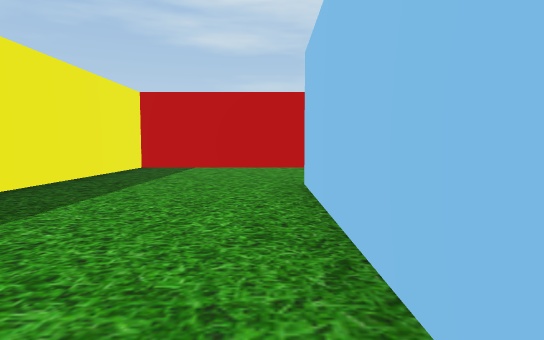
[1] (above)

24 first-person views from a walk through a Unity game level. The camera is 1.2 m above the floor, tilts 4° down and sees 75° across. The floor is counted in squares, 2 m on a side. Each view is taken from the middle of a square. On the plan, view 1 faces up. The plan holds only what a view shows up to about 10 squares ahead; the rest is blank. The place goes on beyond the plan. The player character is not drawn.

[2]
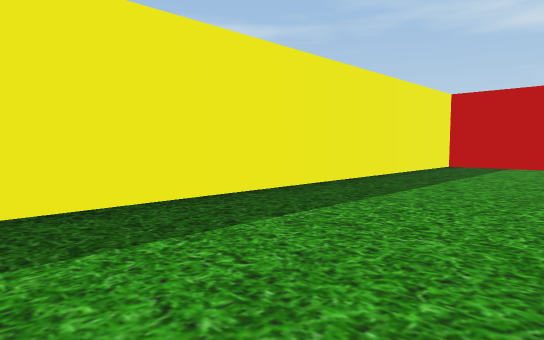

[3]
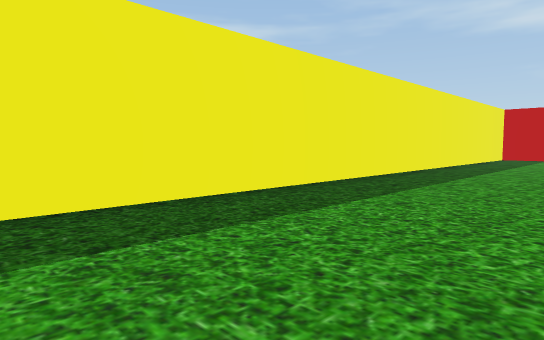

[4]
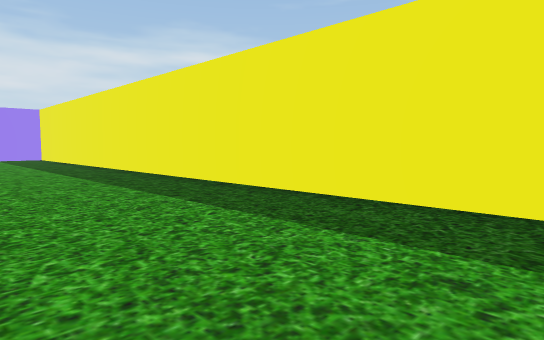

[5]
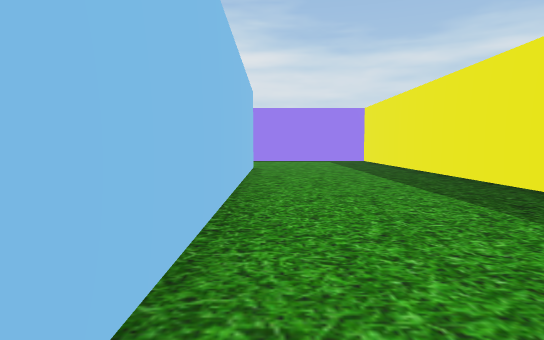

[6]
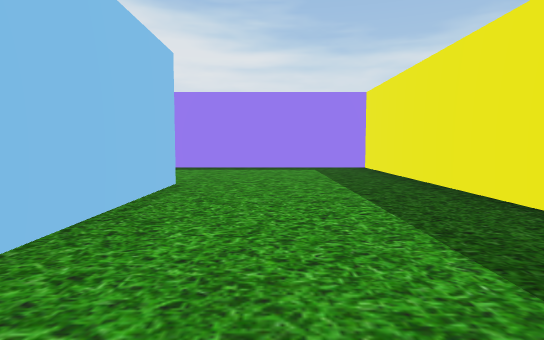

[7]
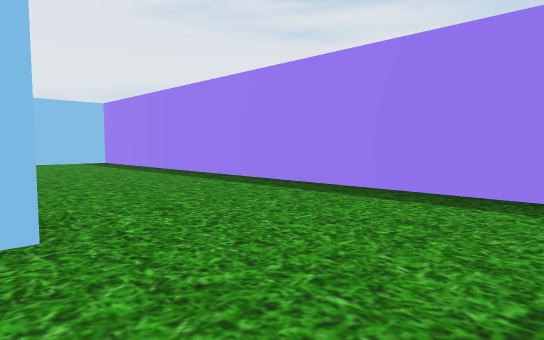

[8]
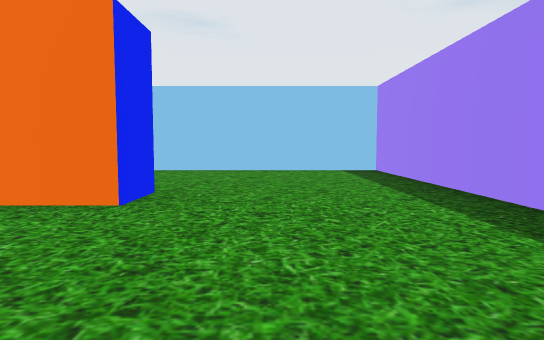

[9]
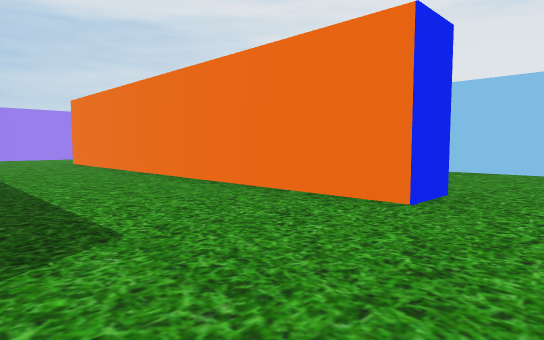

[10]
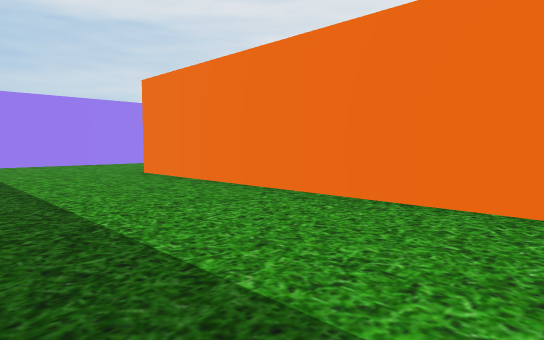

[11]
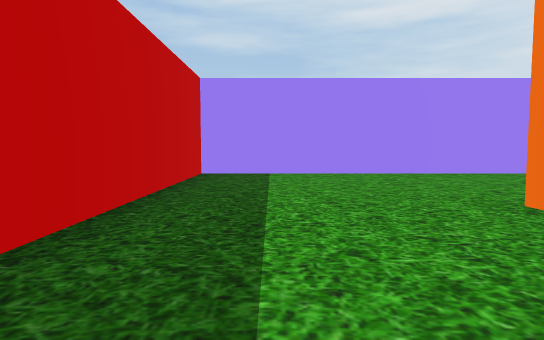

[12]
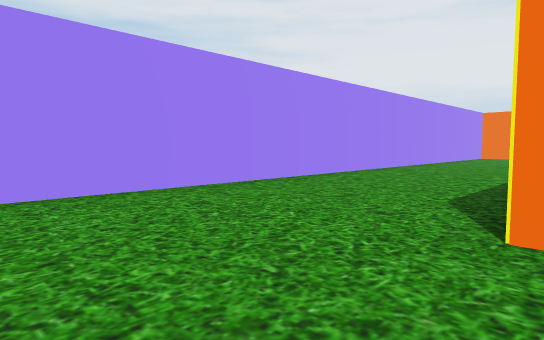

[13]
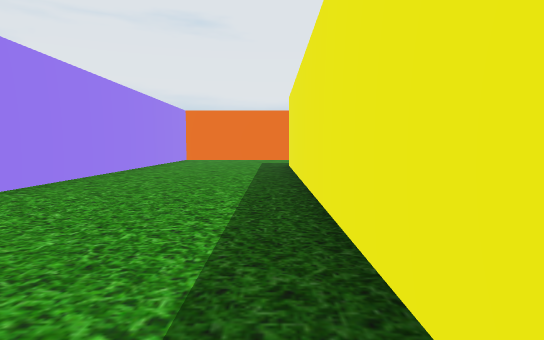

[14]
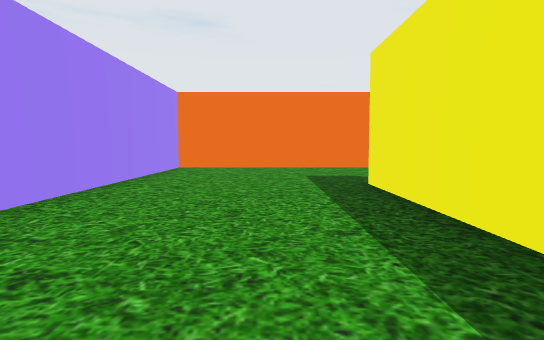

[15]
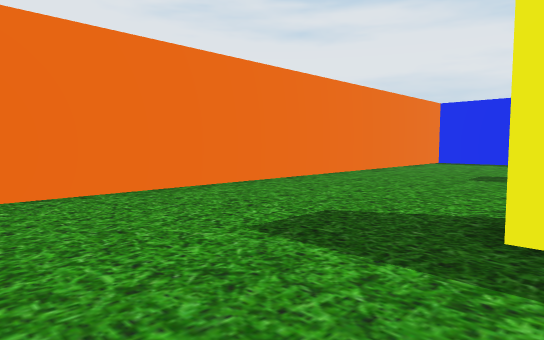

[16]
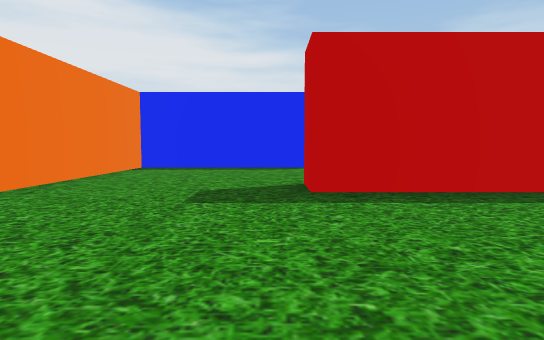

[17]
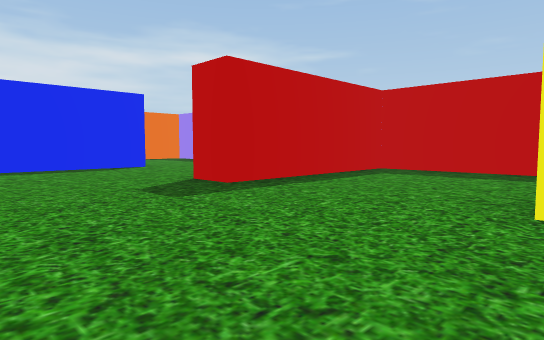

[18]
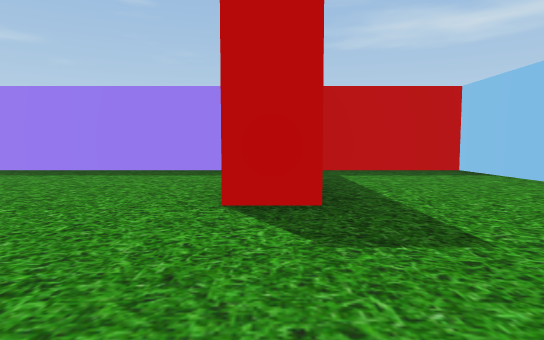

[19]
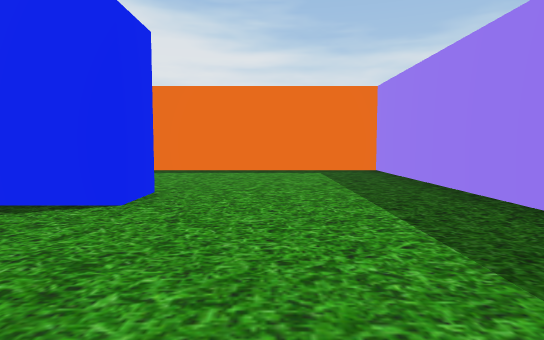

[20]
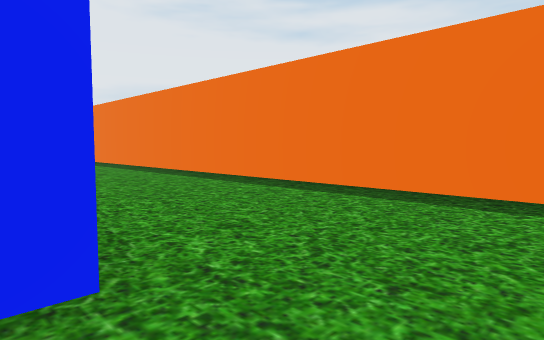

[21]
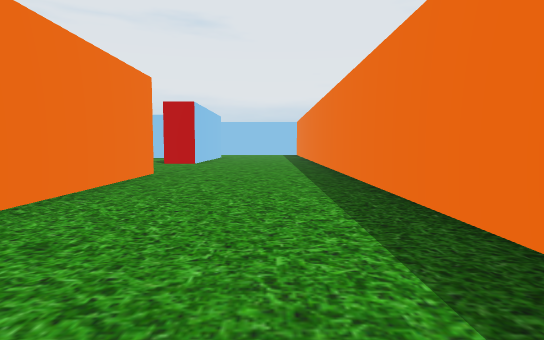

[22]
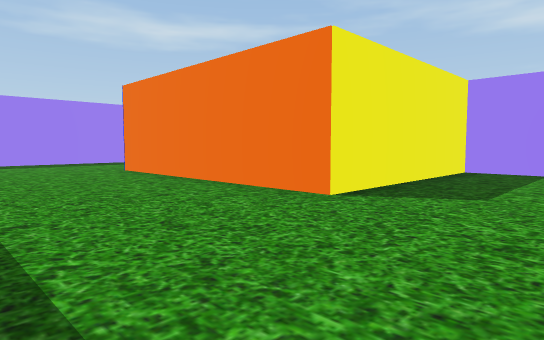

[23]
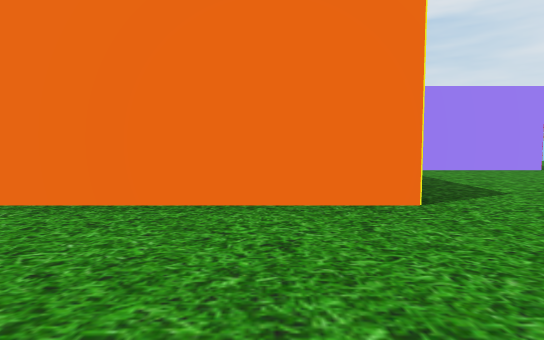

[24]
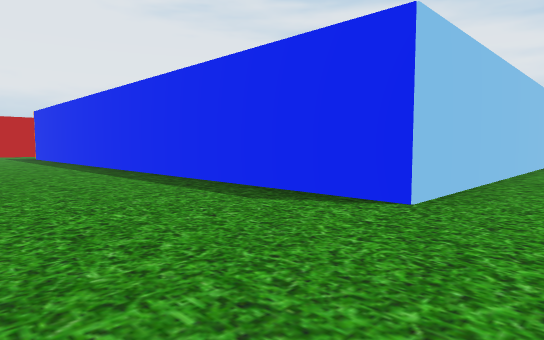

### Floor plan
Points are (right, up) in squares from view 1. A wall is a line through its corners. A room is listed if a view was taken in it or the views show most of it. See-through windows are left out.
Room 1 (views 1, 2, 3, 4, 5, 6, 7, 8, 9, 10, 11, 12, 13, 14, 15, 16, 17, 18, 19, 20, 21, 22, 23, 24)
walls: (6.6, -4.5) (16.5, -4.5); (14.2, -5.5) (11.5, -5.5) (11.5, -9.5) (16.5, -9.5) (16.5, -10.5); (11.5, -11.1) (11.5, -19.5) (24.1, -19.5); (6.6, -15.5) (5.5, -15.5) (5.5, -4.5); (0.5, -2.4) (0.5, 5.5) (9.8, 5.5); (0.5, -15.6) (0.5, -6.6); (24.5, -10.5) (21.5, -10.5) (21.5, -15.5) (15.5, -15.5) (15.5, -14.5) (20.5, -14.5) (20.5, -0.5) (1.5, -0.5) (1.5, -6.1); (0.9, 9.5) (-3.5, 9.5) (-3.5, -19.5) (10.5, -19.5) (10.5, -14.1)

Where each view was taken, in squares from view 1:
view 1: 0 up, 0 right, facing up
view 2: 1 down, 0 right, facing up-left
view 3: 7 down, 0 right, facing up-left
view 4: 3 down, 0 right, facing down-left
view 5: 6 down, 0 right, facing down
view 6: 10 down, 1 left, facing down
view 7: 15 down, 2 left, facing down-right
view 8: 17 down, 2 right, facing right
view 9: 17 down, 2 right, facing up-right
view 10: 12 down, 2 right, facing up-right
view 11: 8 down, 3 right, facing up
view 12: 5 down, 3 right, facing up-right
view 13: 4 down, 6 right, facing right
view 14: 3 down, 11 right, facing right
view 15: 2 down, 16 right, facing down-right
view 16: 5 down, 17 right, facing down
view 17: 5 down, 20 right, facing down-left
view 18: 10 down, 20 right, facing left
view 19: 11 down, 14 right, facing down
view 20: 15 down, 14 right, facing down-right
view 21: 18 down, 14 right, facing right
view 22: 19 down, 24 right, facing up-left
view 23: 19 down, 20 right, facing up
view 24: 9 up, 1 left, facing down-right
